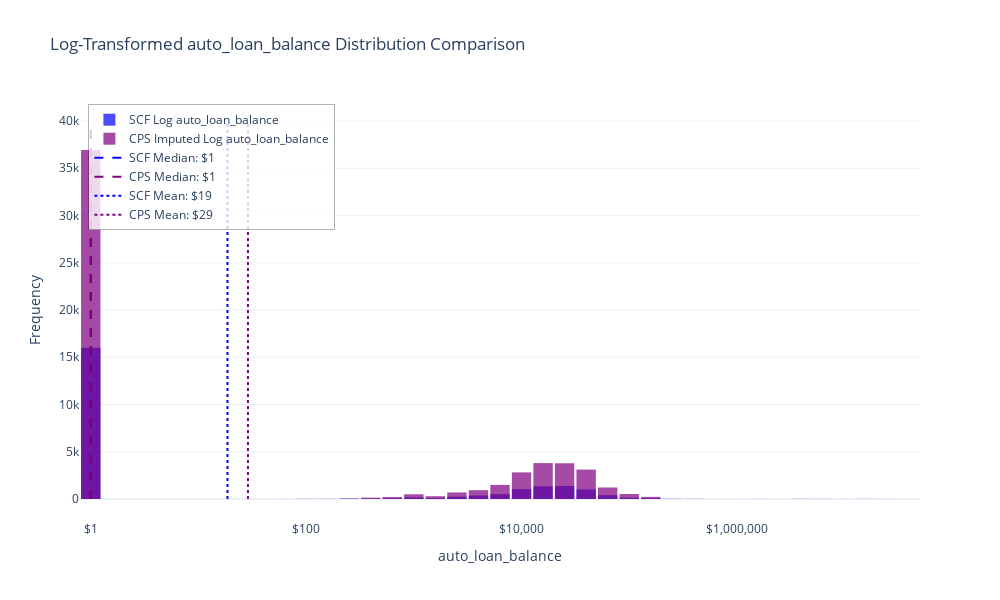

Notebook cell for this chart:
### Code cell
def plot_log_transformed_distributions(
    scf_data: pd.DataFrame,
    imputed_data: pd.DataFrame,
    variable: str,
) -> go.Figure:
    """Plot the log-transformed distribution of net worth in SCF and imputed CPS data.
    
    Args:
        scf_data: DataFrame containing SCF data.
        imputed_data: DataFrame containing imputed CPS data.
        variable: The variable to plot (e.g., 'networth').

    Returns:
        Plotly figure object.
    """ 
    # Create a log transformation function that handles negative values
    def safe_log(x):
        # For negative values, take log of absolute value and negate
        # For zero, replace with a small positive value
        sign = np.sign(x)
        log_x = np.log10(np.maximum(np.abs(x), 1e-10))
        return sign * log_x

    # Create log-transformed data
    scf_log = safe_log(scf_data[variable])
    cps_log = safe_log(imputed_data[variable])

    # Calculate statistics for log-transformed data
    scf_log_median = np.median(scf_log)
    cps_log_median = np.median(cps_log)
    scf_log_mean = np.mean(scf_log)
    cps_log_mean = np.mean(cps_log)

    # Create a single plot with both distributions
    fig = go.Figure()

    # Add histograms for both datasets
    fig.add_trace(
        go.Histogram(
            x=scf_log,
            nbinsx=60,
            opacity=0.7,
            name=f"SCF Log {variable}",
            marker_color='blue'
        )
    )

    fig.add_trace(
        go.Histogram(
            x=cps_log,
            nbinsx=60,
            opacity=0.7,
            name=f"CPS Imputed Log {variable}",
            marker_color='purple'
        )
    )

    # Add vertical lines for medians
    fig.add_trace(
        go.Scatter(
            x=[scf_log_median, scf_log_median],
            y=[0, 40000],
            mode="lines",
            line=dict(color="blue", width=2, dash="dash"),
            name=f"SCF Median: ${10**scf_log_median:,.0f}"
        )
    )

    fig.add_trace(
        go.Scatter(
            x=[cps_log_median, cps_log_median],
            y=[0, 40000],
            mode="lines",
            line=dict(color="purple", width=2, dash="dash"),
            name=f"CPS Median: ${10**cps_log_median:,.0f}"
        )
    )

    # Add vertical lines for means
    fig.add_trace(
        go.Scatter(
            x=[scf_log_mean, scf_log_mean],
            y=[0, 40000],
            mode="lines",
            line=dict(color="blue", width=2, dash="dot"),
            name=f"SCF Mean: ${10**scf_log_mean:,.0f}"
        )
    )

    fig.add_trace(
        go.Scatter(
            x=[cps_log_mean, cps_log_mean],
            y=[0, 40000],
            mode="lines",
            line=dict(color="purple", width=2, dash="dot"),
            name=f"CPS Mean: ${10**cps_log_mean:,.0f}"
        )
    )

    # Update layout with improved titles and labels
    fig.update_layout(
        title=f"Log-Transformed {variable} Distribution Comparison",
        xaxis_title=f"{variable}",
        yaxis_title="Frequency",
        height=600,
        width=1000, 
        barmode='overlay',
        bargap=0.1,
        legend=dict(
            x=0.01,
            y=0.99,
            bgcolor="rgba(255, 255, 255, 0.8)",
            bordercolor="rgba(0, 0, 0, 0.3)",
            borderwidth=1,
            orientation="v",
            xanchor="left",
            yanchor="top"
        )
    )

    # Add tick labels showing the actual dollar values
    tick_values = [-6, -4, -2, 0, 2, 4, 6, 8]
    tick_labels = ['$' + format(10**x if x >= 0 else -10**abs(x), ',.0f') for x in tick_values]
    fig.update_xaxes(
        tickvals=tick_values,
        ticktext=tick_labels
    )

    return fig

plot_log_transformed_distributions(donor_data, receiver_data, "auto_loan_balance").show()

### Figure 1 — Plotly figure (JSON) as saved in the notebook; plotly's stock layout.template omitted (floating-point values rounded to 4 significant figures; data arrays with more than 128 entries replaced by an {"elided": "..."} marker saying what was removed)
{"data": [{"marker": {"color": "blue"}, "name": "SCF Log auto_loan_balance", "nbinsx": 60, "opacity": 0.7, "type": "histogram", "x": {"elided": "22975 float values"}}, {"marker": {"color": "purple"}, "name": "CPS Imputed Log auto_loan_balance", "nbinsx": 60, "opacity": 0.7, "type": "histogram", "x": {"elided": "56839 float values"}}, {"line": {"color": "blue", "dash": "dash", "width": 2}, "mode": "lines", "name": "SCF Median: $1", "type": "scatter", "x": [0, 0], "y": [0, 40000]}, {"line": {"color": "purple", "dash": "dash", "width": 2}, "mode": "lines", "name": "CPS Median: $1", "type": "scatter", "x": [0, 0], "y": [0, 40000]}, {"line": {"color": "blue", "dash": "dot", "width": 2}, "mode": "lines", "name": "SCF Mean: $19", "type": "scatter", "x": [1.269, 1.269], "y": [0, 40000]}, {"line": {"color": "purple", "dash": "dot", "width": 2}, "mode": "lines", "name": "CPS Mean: $29", "type": "scatter", "x": [1.46, 1.46], "y": [0, 40000]}], "layout": {"bargap": 0.1, "barmode": "overlay", "height": 600, "legend": {"bgcolor": "rgba(255, 255, 255, 0.8)", "bordercolor": "rgba(0, 0, 0, 0.3)", "borderwidth": 1, "orientation": "v", "x": 0.01, "xanchor": "left", "y": 0.99, "yanchor": "top"}, "title": {"text": "Log-Transformed auto_loan_balance Distribution Comparison"}, "width": 1000, "xaxis": {"ticktext": ["$-1,000,000", "$-10,000", "$-100", "$1", "$100", "$10,000", "$1,000,000", "$100,000,000"], "tickvals": [-6, -4, -2, 0, 2, 4, 6, 8], "title": {"text": "auto_loan_balance"}}, "yaxis": {"title": {"text": "Frequency"}}}}
